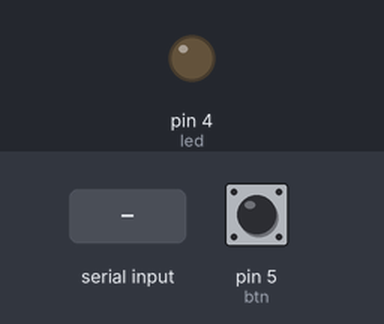
Bench run of a sketch on a simulated Arduino Uno, built with avr-gcc and run on an emulated ATmega328P. Shown: output pins drawn as LEDs (lit = HIGH). Inputs (shaded band) come from the test bench; at power-on: pin 5 (btn) LOW. What the sketch prints to the serial monitor is not drawn.

Above: at 1.2 s.
1.3 s: "b" received over Serial
At 1.9 s:
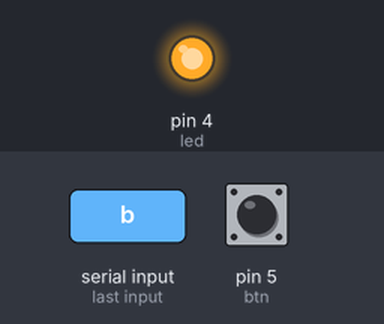
2.8 s: pin 5 (btn) pulled HIGH for 0.15 s
4.4 s: pin 5 (btn) pulled HIGH for 1 s
6.9 s: pin 5 (btn) pulsed HIGH 2 times (0.12 s each, 0.3 s apart)
9.0 s: pin 5 (btn) pulsed HIGH 5 times (0.12 s each, 0.3 s apart)
Timing chart, 0 to 12.0 s (numbered marks = the images above; inputs shaded):
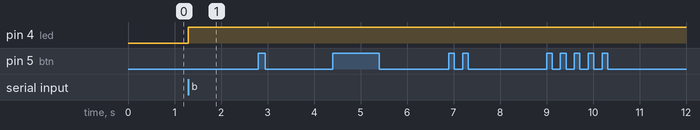

Measured:
- after the input at 1.3 s, pin 4 (led): LOW → HIGH at once
- after the input at 2.8 s, every drawn part: stays the same
- after the input at 4.4 s, every drawn part: stays the same
- after the input at 6.9 s, every drawn part: stays the same
- after the input at 9.0 s, every drawn part: stays the same

The sketch:

ynand-Lab7.ino
```cpp
/* UIN: 671068709
* NETID: ynand3
* Title: Lab 7 - Communication Between Arduinos
* Description: Lab 7 utilizes two adruinos to communicate between each other using different inputs and to simulataneously provide output
* References: Prelab documentation provided in the lab handout for Lab 7 and also got help from my partner.
* Assumptions: I assumed that the setup for this lab will be the same as the lab 2 as there was switch buttons and simple LEDS.
* Lab Info: Thursday, Mar 7th at 12:10 am (In OH)
* Partner: David Mei (NETID: tmei22, UIN: 675087303)
* TA: Dwij
*/

const int led = 4;
const int btn = 5;

int blink = LOW;
int prevBtnState = LOW;
int currBtnState = LOW;
unsigned long prevMillis = 0;
const long debounceInterval = 100;

void setup()
{
  pinMode(led, OUTPUT);
  pinMode(btn, INPUT);
  Serial.begin(9600);
}

void loop()
{
  if (Serial.available() > 0) {
    char incomingByte = Serial.read();

    if (incomingByte == 'b') {

      blink = !blink;
      digitalWrite(led, blink);
    }
  }

  if (digitalRead(btn) == HIGH) {
    Serial.write('b');
  }

}
```
